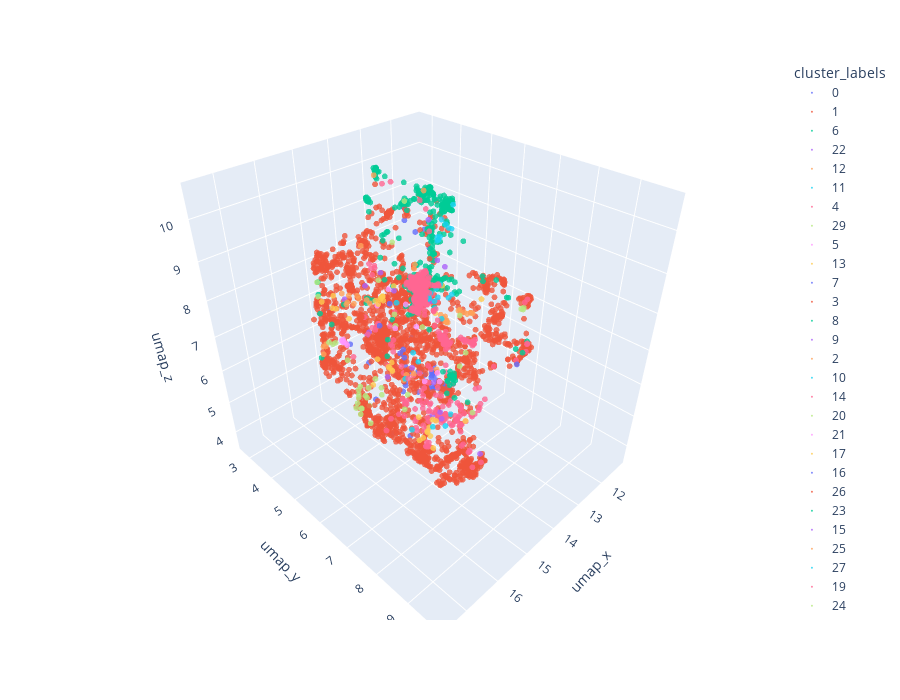

This figure's notebook cell:
### Markdown cell above
# Plot the clusters

### Code cell
import plotly.express as px
fig = px.scatter_3d(
    df,
    x='umap_x',
    y='umap_y',
    z='umap_z',
    color = 'cluster_labels',
    hover_data={'cluster_labels': True},           # show text on hover
    width=900,
    height=700
)

fig.update_traces(marker=dict(size=2, opacity=0.8))
fig.show()

### Figure 1 — Plotly figure (JSON) as saved in the notebook; plotly's stock layout.template omitted (floating-point values rounded to 4 significant figures; data arrays with more than 128 entries replaced by an {"elided": "..."} marker saying what was removed)
{"data": [{"customdata": [["0"], ["0"], ["0"], ["0"], ["0"], ["0"], ["0"], ["0"], ["0"], ["0"], ["0"], ["0"], ["0"], ["0"], ["0"], ["0"], ["0"], ["0"], ["0"], ["0"], ["0"], ["0"], ["0"], ["0"], ["0"], ["0"], ["0"], ["0"], ["0"], ["0"], ["0"], ["0"], ["0"], ["0"], ["0"], ["0"], ["0"], ["0"], ["0"], ["0"], ["0"], ["0"], ["0"], ["0"], ["0"], ["0"], ["0"], ["0"], ["0"], ["0"], ["0"], ["0"], ["0"], ["0"], ["0"], ["0"], ["0"], ["0"], ["0"], ["0"], ["0"]], "hovertemplate": "cluster_labels=%{customdata[0]}<br>umap_x=%{x}<br>umap_y=%{y}<br>umap_z=%{z}<extra></extra>", "legendgroup": "0", "marker": {"color": "#636efa", "opacity": 0.8, "size": 2, "symbol": "circle"}, "mode": "markers", "name": "0", "scene": "scene", "showlegend": true, "type": "scatter3d", "x": [15.22, 15.16, 16.49, 14.69, 15.05, 14.94, 15.09, 14.68, 15.02, 14.88, 15.0, 15.52, 13.36, 15.65, 14.97, 15.0, 15.54, 16.43, 14.9, 14.87, 14.82, 16.26, 15.6, 15.3, 15.61, 14.91, 14.62, 14.34, 14.6, 17.09, 15.5, 14.7, 14.53, 14.52, 14.54, 14.8, 14.07, 15.07, 15.01, 16.44, 15.57, 15.44, 14.43, 14.81, 14.7, 15.1, 16.51, 16.28, 15.74, 17.05, 14.99, 15.45, 14.32, 15.25, 15.17, 15.03, 16.68, 13.86, 14.16, 14.89, 13.58], "y": [6.9, 6.965, 6.649, 7.029, 6.996, 7.037, 6.7, 6.977, 6.902, 6.917, 6.421, 6.791, 5.244, 6.746, 6.934, 7.012, 6.016, 6.73, 6.871, 6.908, 6.814, 5.762, 6.752, 7.187, 6.745, 6.982, 6.989, 5.637, 7.064, 8.48, 5.986, 6.938, 7.035, 7.069, 7.053, 6.815, 5.18, 6.657, 6.753, 7.08, 6.047, 6.984, 6.247, 5.186, 7.072, 6.634, 7.298, 7.059, 6.826, 7.781, 6.969, 6.947, 5.432, 6.369, 6.958, 7.224, 5.716, 5.6, 5.615, 6.884, 5.589], "z": [6.601, 6.594, 7.802, 6.427, 6.81, 6.696, 6.847, 6.317, 6.602, 6.812, 6.912, 7.12, 8.73, 6.951, 6.773, 6.483, 7.184, 6.844, 6.785, 6.731, 6.782, 7.695, 6.757, 6.745, 6.837, 6.427, 6.322, 6.846, 6.222, 7.407, 7.068, 6.413, 6.227, 6.131, 6.199, 6.905, 9.651, 6.902, 6.722, 6.371, 7.088, 6.616, 6.939, 7.151, 6.36, 6.799, 6.289, 6.315, 6.713, 9.216, 6.501, 7.088, 10.12, 6.907, 6.622, 6.616, 8.744, 9.502, 9.549, 6.775, 10.22]}, {"customdata": {"elided": "2109x1 str values"}, "hovertemplate": "cluster_labels=%{customdata[0]}<br>umap_x=%{x}<br>umap_y=%{y}<br>umap_z=%{z}<extra></extra>", "legendgroup": "1", "marker": {"color": "#EF553B", "opacity": 0.8, "size": 2, "symbol": "circle"}, "mode": "markers", "name": "1", "scene": "scene", "showlegend": true, "type": "scatter3d", "x": {"elided": "2109 float values"}, "y": {"elided": "2109 float values"}, "z": {"elided": "2109 float values"}}, {"customdata": {"elided": "300x1 str values"}, "hovertemplate": "cluster_labels=%{customdata[0]}<br>umap_x=%{x}<br>umap_y=%{y}<br>umap_z=%{z}<extra></extra>", "legendgroup": "6", "marker": {"color": "#00cc96", "opacity": 0.8, "size": 2, "symbol": "circle"}, "mode": "markers", "name": "6", "scene": "scene", "showlegend": true, "type": "scatter3d", "x": {"elided": "300 float values"}, "y": {"elided": "300 float values"}, "z": {"elided": "300 float values"}}, {"customdata": [["22"], ["22"], ["22"], ["22"], ["22"], ["22"], ["22"], ["22"], ["22"], ["22"], ["22"]], "hovertemplate": "cluster_labels=%{customdata[0]}<br>umap_x=%{x}<br>umap_y=%{y}<br>umap_z=%{z}<extra></extra>", "legendgroup": "22", "marker": {"color": "#ab63fa", "opacity": 0.8, "size": 2, "symbol": "circle"}, "mode": "markers", "name": "22", "scene": "scene", "showlegend": true, "type": "scatter3d", "x": [14.96, 15.12, 15.24, 15.64, 16.62, 14.91, 16.42, 15.47, 15.81, 16.22, 15.54], "y": [6.893, 6.889, 5.668, 7.65, 8.586, 6.785, 9.612, 5.436, 5.823, 5.645, 5.463], "z": [8.701, 9.019, 8.997, 7.368, 7.68, 8.777, 7.262, 7.458, 8.975, 8.757, 7.441]}, {"customdata": [["12"], ["12"], ["12"], ["12"], ["12"], ["12"], ["12"], ["12"], ["12"], ["12"], ["12"]], "hovertemplate": "cluster_labels=%{customdata[0]}<br>umap_x=%{x}<br>umap_y=%{y}<br>umap_z=%{z}<extra></extra>", "legendgroup": "12", "marker": {"color": "#FFA15A", "opacity": 0.8, "size": 2, "symbol": "circle"}, "mode": "markers", "name": "12", "scene": "scene", "showlegend": true, "type": "scatter3d", "x": [15.53, 15.44, 16.99, 17.12, 15.65, 17.04, 14.65, 13.79, 15.95, 14.68, 13.4], "y": [5.239, 5.067, 5.834, 5.995, 5.045, 6.013, 4.522, 3.882, 5.201, 4.445, 5.11], "z": [8.29, 8.249, 8.042, 8.0, 8.338, 8.221, 7.465, 10.25, 8.587, 7.532, 10.12]}, {"customdata": [["11"], ["11"], ["11"], ["11"], ["11"], ["11"], ["11"], ["11"], ["11"], ["11"]], "hovertemplate": "cluster_labels=%{customdata[0]}<br>umap_x=%{x}<br>umap_y=%{y}<br>umap_z=%{z}<extra></extra>", "legendgroup": "11", "marker": {"color": "#19d3f3", "opacity": 0.8, "size": 2, "symbol": "circle"}, "mode": "markers", "name": "11", "scene": "scene", "showlegend": true, "type": "scatter3d", "x": [13.82, 13.43, 13.45, 13.43, 13.41, 13.44, 15.11, 13.85, 13.92, 13.83], "y": [6.363, 5.609, 5.59, 5.579, 5.588, 5.667, 7.658, 6.225, 6.171, 6.29], "z": [9.762, 9.099, 9.073, 9.156, 9.08, 9.2, 6.185, 9.836, 9.946, 9.763]}, {"customdata": {"elided": "132x1 str values"}, "hovertemplate": "cluster_labels=%{customdata[0]}<br>umap_x=%{x}<br>umap_y=%{y}<br>umap_z=%{z}<extra></extra>", "legendgroup": "4", "marker": {"color": "#FF6692", "opacity": 0.8, "size": 2, "symbol": "circle"}, "mode": "markers", "name": "4", "scene": "scene", "showlegend": true, "type": "scatter3d", "x": {"elided": "132 float values"}, "y": {"elided": "132 float values"}, "z": {"elided": "132 float values"}}, {"customdata": [["29"], ["29"], ["29"], ["29"], ["29"], ["29"], ["29"], ["29"], ["29"], ["29"], ["29"], ["29"], ["29"]], "hovertemplate": "cluster_labels=%{customdata[0]}<br>umap_x=%{x}<br>umap_y=%{y}<br>umap_z=%{z}<extra></extra>", "legendgroup": "29", "marker": {"color": "#B6E880", "opacity": 0.8, "size": 2, "symbol": "circle"}, "mode": "markers", "name": "29", "scene": "scene", "showlegend": true, "type": "scatter3d", "x": [12.87, 16.72, 16.56, 16.75, 16.65, 16.04, 16.63, 16.4, 16.69, 16.28, 16.57, 16.53, 16.85], "y": [7.733, 6.408, 6.245, 6.583, 6.491, 6.454, 6.475, 6.101, 6.825, 6.743, 6.6, 6.622, 6.693], "z": [7.985, 6.585, 6.518, 6.537, 6.566, 6.771, 6.567, 6.501, 6.397, 6.887, 6.894, 6.668, 7.2]}, {"customdata": [["5"], ["5"]], "hovertemplate": "cluster_labels=%{customdata[0]}<br>umap_x=%{x}<br>umap_y=%{y}<br>umap_z=%{z}<extra></extra>", "legendgroup": "5", "marker": {"color": "#FF97FF", "opacity": 0.8, "size": 2, "symbol": "circle"}, "mode": "markers", "name": "5", "scene": "scene", "showlegend": true, "type": "scatter3d", "x": [15.29, 16.1], "y": [5.959, 6.531], "z": [8.734, 8.943]}, {"customdata": [["13"], ["13"], ["13"], ["13"], ["13"], ["13"], ["13"], ["13"], ["13"], ["13"], ["13"], ["13"], ["13"], ["13"], ["13"], ["13"], ["13"], ["13"], ["13"], ["13"], ["13"], ["13"], ["13"], ["13"], ["13"], ["13"]], "hovertemplate": "cluster_labels=%{customdata[0]}<br>umap_x=%{x}<br>umap_y=%{y}<br>umap_z=%{z}<extra></extra>", "legendgroup": "13", "marker": {"color": "#FECB52", "opacity": 0.8, "size": 2, "symbol": "circle"}, "mode": "markers", "name": "13", "scene": "scene", "showlegend": true, "type": "scatter3d", "x": [16.54, 14.5, 16.95, 16.89, 14.98, 16.64, 16.98, 14.69, 14.87, 14.79, 17.02, 14.9, 16.63, 15.42, 15.74, 16.45, 14.78, 16.08, 15.08, 14.79, 14.75, 14.77, 16.6, 16.88, 14.75, 16.69], "y": [8.516, 7.855, 8.571, 8.608, 5.229, 8.471, 8.968, 5.459, 5.28, 5.159, 7.399, 6.966, 8.229, 6.117, 8.641, 8.341, 5.104, 5.551, 5.251, 5.083, 5.133, 5.138, 8.442, 8.792, 7.004, 8.746], "z": [7.485, 8.972, 7.256, 7.303, 7.898, 7.19, 7.353, 8.349, 7.969, 7.978, 7.961, 8.414, 7.42, 6.949, 7.015, 7.114, 7.931, 8.165, 8.043, 7.883, 7.964, 7.977, 7.179, 7.469, 9.026, 7.691]}, {"customdata": [["7"], ["7"], ["7"], ["7"], ["7"], ["7"]], "hovertemplate": "cluster_labels=%{customdata[0]}<br>umap_x=%{x}<br>umap_y=%{y}<br>umap_z=%{z}<extra></extra>", "legendgroup": "7", "marker": {"color": "#636efa", "opacity": 0.8, "size": 2, "symbol": "circle"}, "mode": "markers", "name": "7", "scene": "scene", "showlegend": true, "type": "scatter3d", "x": [15.59, 16.25, 15.81, 14.95, 15.94, 15.96], "y": [6.323, 6.755, 6.936, 6.601, 7.103, 7.009], "z": [8.668, 8.643, 7.93, 9.034, 7.879, 7.95]}, {"customdata": [["3"], ["3"], ["3"], ["3"], ["3"], ["3"], ["3"], ["3"], ["3"], ["3"], ["3"], ["3"], ["3"], ["3"], ["3"], ["3"], ["3"], ["3"], ["3"], ["3"], ["3"], ["3"], ["3"], ["3"], ["3"], ["3"], ["3"], ["3"], ["3"], ["3"], ["3"], ["3"], ["3"], ["3"], ["3"]], "hovertemplate": "cluster_labels=%{customdata[0]}<br>umap_x=%{x}<br>umap_y=%{y}<br>umap_z=%{z}<extra></extra>", "legendgroup": "3", "marker": {"color": "#EF553B", "opacity": 0.8, "size": 2, "symbol": "circle"}, "mode": "markers", "name": "3", "scene": "scene", "showlegend": true, "type": "scatter3d", "x": [14.6, 13.48, 13.61, 16.42, 15.17, 14.58, 14.17, 17.32, 16.44, 14.63, 15.4, 16.1, 15.7, 15.56, 16.31, 15.95, 17.44, 16.48, 17.29, 17.47, 14.83, 17.38, 16.37, 15.22, 16.4, 17.33, 16.07, 16.62, 16.33, 16.18, 16.42, 17.4, 17.52, 14.77, 17.3], "y": [5.376, 5.377, 6.774, 7.097, 6.09, 5.455, 4.98, 6.562, 7.14, 5.039, 5.624, 6.896, 4.733, 5.98, 7.073, 5.907, 6.601, 7.22, 6.924, 6.953, 5.956, 6.619, 6.396, 5.656, 7.139, 6.702, 6.976, 6.918, 7.789, 5.495, 4.889, 6.736, 6.899, 5.577, 6.595], "z": [7.271, 8.541, 6.628, 6.528, 7.905, 7.273, 7.689, 8.251, 6.627, 7.221, 6.831, 6.673, 7.383, 7.437, 6.607, 7.751, 8.614, 6.427, 7.97, 8.378, 6.254, 8.285, 6.414, 7.087, 6.515, 8.191, 6.596, 6.41, 8.319, 8.485, 8.323, 8.233, 8.496, 7.154, 8.177]}, {"customdata": [["8"], ["8"], ["8"], ["8"], ["8"], ["8"], ["8"], ["8"], ["8"], ["8"], ["8"], ["8"], ["8"], ["8"], ["8"], ["8"], ["8"], ["8"], ["8"], ["8"], ["8"], ["8"], ["8"], ["8"]], "hovertemplate": "cluster_labels=%{customdata[0]}<br>umap_x=%{x}<br>umap_y=%{y}<br>umap_z=%{z}<extra></extra>", "legendgroup": "8", "marker": {"color": "#00cc96", "opacity": 0.8, "size": 2, "symbol": "circle"}, "mode": "markers", "name": "8", "scene": "scene", "showlegend": true, "type": "scatter3d", "x": [13.21, 14.27, 14.24, 14.18, 14.29, 15.26, 14.68, 14.06, 14.33, 14.23, 14.2, 14.18, 14.18, 13.19, 14.26, 14.34, 14.39, 14.57, 14.36, 16.34, 14.3, 14.25, 15.84, 15.91], "y": [7.864, 6.825, 6.886, 6.884, 6.623, 8.262, 7.132, 5.256, 7.001, 6.964, 6.86, 6.863, 6.887, 8.043, 6.827, 6.837, 6.939, 7.272, 6.838, 4.875, 6.87, 6.922, 5.172, 5.173], "z": [7.083, 6.335, 6.261, 6.377, 6.34, 6.983, 6.216, 9.907, 6.227, 6.236, 6.295, 6.272, 6.285, 7.064, 6.32, 6.234, 6.177, 6.1, 6.228, 8.101, 6.494, 6.251, 8.271, 8.274]}, {"customdata": [["9"], ["9"], ["9"], ["9"], ["9"]], "hovertemplate": "cluster_labels=%{customdata[0]}<br>umap_x=%{x}<br>umap_y=%{y}<br>umap_z=%{z}<extra></extra>", "legendgroup": "9", "marker": {"color": "#ab63fa", "opacity": 0.8, "size": 2, "symbol": "circle"}, "mode": "markers", "name": "9", "scene": "scene", "showlegend": true, "type": "scatter3d", "x": [15.95, 16.39, 13.8, 13.78, 14.11], "y": [6.875, 8.601, 5.935, 6.152, 5.965], "z": [9.365, 7.457, 8.837, 8.751, 9.934]}, {"customdata": [["2"], ["2"], ["2"], ["2"], ["2"], ["2"], ["2"], ["2"], ["2"], ["2"], ["2"], ["2"], ["2"], ["2"], ["2"], ["2"], ["2"], ["2"], ["2"], ["2"], ["2"], ["2"], ["2"], ["2"], ["2"], ["2"], ["2"], ["2"], ["2"], ["2"], ["2"]], "hovertemplate": "cluster_labels=%{customdata[0]}<br>umap_x=%{x}<br>umap_y=%{y}<br>umap_z=%{z}<extra></extra>", "legendgroup": "2", "marker": {"color": "#FFA15A", "opacity": 0.8, "size": 2, "symbol": "circle"}, "mode": "markers", "name": "2", "scene": "scene", "showlegend": true, "type": "scatter3d", "x": [15.59, 14.96, 16.02, 15.91, 15.95, 15.7, 15.66, 15.88, 15.02, 14.86, 15.43, 17.49, 14.31, 14.34, 14.24, 14.39, 13.92, 14.17, 14.21, 14.2, 14.18, 14.19, 14.21, 13.41, 13.7, 13.53, 13.57, 13.69, 13.35, 13.38, 13.64], "y": [7.683, 6.399, 5.423, 5.536, 5.369, 6.9, 6.757, 6.647, 4.778, 6.329, 7.623, 6.636, 6.637, 6.795, 6.651, 6.089, 5.526, 5.627, 6.6, 6.629, 6.561, 6.627, 6.638, 6.634, 6.598, 6.645, 6.591, 6.522, 6.651, 6.647, 6.511], "z": [7.704, 9.271, 8.443, 8.461, 8.436, 7.189, 6.945, 7.26, 9.222, 9.303, 8.924, 8.711, 7.865, 7.835, 7.773, 8.18, 8.286, 8.184, 7.706, 7.7, 7.807, 7.736, 7.722, 7.585, 7.684, 7.617, 7.657, 7.727, 7.55, 7.577, 7.722]}, {"customdata": [["10"], ["10"], ["10"], ["10"], ["10"], ["10"], ["10"], ["10"], ["10"], ["10"], ["10"], ["10"], ["10"], ["10"], ["10"], ["10"], ["10"], ["10"], ["10"], ["10"], ["10"], ["10"], ["10"], ["10"], ["10"], ["10"]], "hovertemplate": "cluster_labels=%{customdata[0]}<br>umap_x=%{x}<br>umap_y=%{y}<br>umap_z=%{z}<extra></extra>", "legendgroup": "10", "marker": {"color": "#19d3f3", "opacity": 0.8, "size": 2, "symbol": "circle"}, "mode": "markers", "name": "10", "scene": "scene", "showlegend": true, "type": "scatter3d", "x": [13.86, 13.76, 13.88, 13.66, 15.15, 15.2, 13.65, 13.63, 13.77, 13.83, 13.64, 15.72, 13.79, 13.88, 13.75, 13.85, 13.74, 14.15, 14.02, 13.79, 13.32, 13.24, 14.01, 15.32, 14.14, 13.5], "y": [5.738, 5.3, 5.128, 5.09, 6.697, 6.587, 5.484, 5.124, 5.83, 5.679, 5.044, 6.877, 5.59, 5.386, 5.423, 5.43, 5.667, 6.244, 6.249, 5.959, 5.858, 5.883, 6.07, 6.233, 6.412, 6.102], "z": [7.781, 7.845, 7.916, 7.764, 7.136, 7.351, 7.563, 7.755, 7.707, 7.809, 7.743, 7.076, 7.701, 7.448, 7.542, 7.468, 7.852, 8.382, 8.445, 7.881, 7.618, 7.685, 7.725, 8.531, 7.656, 10.13]}, {"customdata": {"elided": "326x1 str values"}, "hovertemplate": "cluster_labels=%{customdata[0]}<br>umap_x=%{x}<br>umap_y=%{y}<br>umap_z=%{z}<extra></extra>", "legendgroup": "14", "marker": {"color": "#FF6692", "opacity": 0.8, "size": 2, "symbol": "circle"}, "mode": "markers", "name": "14", "scene": "scene", "showlegend": true, "type": "scatter3d", "x": {"elided": "326 float values"}, "y": {"elided": "326 float values"}, "z": {"elided": "326 float values"}}, {"customdata": [["20"], ["20"], ["20"], ["20"], ["20"], ["20"], ["20"], ["20"], ["20"], ["20"], ["20"], ["20"], ["20"], ["20"], ["20"], ["20"], ["20"], ["20"], ["20"], ["20"], ["20"], ["20"], ["20"]], "hovertemplate": "cluster_labels=%{customdata[0]}<br>umap_x=%{x}<br>umap_y=%{y}<br>umap_z=%{z}<extra></extra>", "legendgroup": "20", "marker": {"color": "#B6E880", "opacity": 0.8, "size": 2, "symbol": "circle"}, "mode": "markers", "name": "20", "scene": "scene", "showlegend": true, "type": "scatter3d", "x": [15.24, 12.94, 12.92, 14.54, 15.14, 16.19, 16.37, 15.88, 13.93, 13.66, 15.79, 16.13, 15.48, 14.32, 16.59, 16.65, 16.36, 16.56, 16.43, 16.33, 14.36, 16.38, 13.72], "y": [6.082, 7.713, 7.754, 4.751, 5.942, 6.193, 6.306, 7.014, 6.824, 6.757, 7.485, 6.385, 6.677, 5.465, 5.593, 5.556, 4.93, 5.648, 5.016, 6.088, 5.077, 6.092, 6.59], "z": [7.833, 7.968, 7.965, 8.146, 8.02, 6.702, 6.658, 6.405, 6.418, 6.635, 8.739, 7.034, 6.381, 10.27, 7.778, 7.838, 8.918, 7.824, 8.639, 6.762, 9.179, 6.698, 7.634]}, {"customdata": [["21"], ["21"], ["21"], ["21"]], "hovertemplate": "cluster_labels=%{customdata[0]}<br>umap_x=%{x}<br>umap_y=%{y}<br>umap_z=%{z}<extra></extra>", "legendgroup": "21", "marker": {"color": "#FF97FF", "opacity": 0.8, "size": 2, "symbol": "circle"}, "mode": "markers", "name": "21", "scene": "scene", "showlegend": true, "type": "scatter3d", "x": [15.03, 15.31, 15.46, 15.49], "y": [6.515, 7.049, 6.326, 6.693], "z": [7.917, 6.876, 7.993, 8.768]}, {"customdata": [["17"], ["17"], ["17"], ["17"], ["17"], ["17"]], "hovertemplate": "cluster_labels=%{customdata[0]}<br>umap_x=%{x}<br>umap_y=%{y}<br>umap_z=%{z}<extra></extra>", "legendgroup": "17", "marker": {"color": "#FECB52", "opacity": 0.8, "size": 2, "symbol": "circle"}, "mode": "markers", "name": "17", "scene": "scene", "showlegend": true, "type": "scatter3d", "x": [14.96, 16.29, 15.01, 15.03, 15.12, 16.44], "y": [5.078, 5.415, 5.523, 5.596, 5.775, 5.488], "z": [6.249, 8.45, 6.28, 6.281, 6.354, 8.566]}, {"customdata": [["16"]], "hovertemplate": "cluster_labels=%{customdata[0]}<br>umap_x=%{x}<br>umap_y=%{y}<br>umap_z=%{z}<extra></extra>", "legendgroup": "16", "marker": {"color": "#636efa", "opacity": 0.8, "size": 2, "symbol": "circle"}, "mode": "markers", "name": "16", "scene": "scene", "showlegend": true, "type": "scatter3d", "x": [13.45], "y": [8.105], "z": [6.903]}, {"customdata": [["26"], ["26"], ["26"], ["26"], ["26"]], "hovertemplate": "cluster_labels=%{customdata[0]}<br>umap_x=%{x}<br>umap_y=%{y}<br>umap_z=%{z}<extra></extra>", "legendgroup": "26", "marker": {"color": "#EF553B", "opacity": 0.8, "size": 2, "symbol": "circle"}, "mode": "markers", "name": "26", "scene": "scene", "showlegend": true, "type": "scatter3d", "x": [16.25, 15.88, 15.72, 14.52, 14.56], "y": [5.118, 5.074, 5.215, 4.014, 4.041], "z": [8.158, 7.813, 7.61, 6.767, 6.798]}, {"customdata": [["23"], ["23"], ["23"], ["23"]], "hovertemplate": "cluster_labels=%{customdata[0]}<br>umap_x=%{x}<br>umap_y=%{y}<br>umap_z=%{z}<extra></extra>", "legendgroup": "23", "marker": {"color": "#00cc96", "opacity": 0.8, "size": 2, "symbol": "circle"}, "mode": "markers", "name": "23", "scene": "scene", "showlegend": true, "type": "scatter3d", "x": [14.89, 14.84, 14.77, 14.74], "y": [5.375, 5.298, 5.38, 5.366], "z": [9.516, 9.593, 9.677, 9.669]}, {"customdata": [["15"], ["15"], ["15"]], "hovertemplate": "cluster_labels=%{customdata[0]}<br>umap_x=%{x}<br>umap_y=%{y}<br>umap_z=%{z}<extra></extra>", "legendgroup": "15", "marker": {"color": "#ab63fa", "opacity": 0.8, "size": 2, "symbol": "circle"}, "mode": "markers", "name": "15", "scene": "scene", "showlegend": true, "type": "scatter3d", "x": [15.88, 15.37, 15.44], "y": [6.49, 7.585, 6.797], "z": [7.004, 6.359, 7.18]}, {"customdata": [["25"]], "hovertemplate": "cluster_labels=%{customdata[0]}<br>umap_x=%{x}<br>umap_y=%{y}<br>umap_z=%{z}<extra></extra>", "legendgroup": "25", "marker": {"color": "#FFA15A", "opacity": 0.8, "size": 2, "symbol": "circle"}, "mode": "markers", "name": "25", "scene": "scene", "showlegend": true, "type": "scatter3d", "x": [15.2], "y": [6.603], "z": [6.78]}, {"customdata": [["27"], ["27"], ["27"]], "hovertemplate": "cluster_labels=%{customdata[0]}<br>umap_x=%{x}<br>umap_y=%{y}<br>umap_z=%{z}<extra></extra>", "legendgroup": "27", "marker": {"color": "#19d3f3", "opacity": 0.8, "size": 2, "symbol": "circle"}, "mode": "markers", "name": "27", "scene": "scene", "showlegend": true, "type": "scatter3d", "x": [16.13, 15.95, 15.79], "y": [7.493, 7.934, 8.145], "z": [6.28, 6.532, 6.592]}, {"customdata": [["19"]], "hovertemplate": "cluster_labels=%{customdata[0]}<br>umap_x=%{x}<br>umap_y=%{y}<br>umap_z=%{z}<extra></extra>", "legendgroup": "19", "marker": {"color": "#FF6692", "opacity": 0.8, "size": 2, "symbol": "circle"}, "mode": "markers", "name": "19", "scene": "scene", "showlegend": true, "type": "scatter3d", "x": [14.01], "y": [5.613], "z": [10.23]}, {"customdata": [["24"], ["24"]], "hovertemplate": "cluster_labels=%{customdata[0]}<br>umap_x=%{x}<br>umap_y=%{y}<br>umap_z=%{z}<extra></extra>", "legendgroup": "24", "marker": {"color": "#B6E880", "opacity": 0.8, "size": 2, "symbol": "circle"}, "mode": "markers", "name": "24", "scene": "scene", "showlegend": true, "type": "scatter3d", "x": [15.19, 16.83], "y": [8.347, 6.387], "z": [6.708, 7.905]}, {"customdata": [["18"], ["18"], ["18"], ["18"], ["18"], ["18"], ["18"], ["18"]], "hovertemplate": "cluster_labels=%{customdata[0]}<br>umap_x=%{x}<br>umap_y=%{y}<br>umap_z=%{z}<extra></extra>", "legendgroup": "18", "marker": {"color": "#FF97FF", "opacity": 0.8, "size": 2, "symbol": "circle"}, "mode": "markers", "name": "18", "scene": "scene", "showlegend": true, "type": "scatter3d", "x": [14.49, 16.34, 16.27, 16.31, 16.36, 16.35, 16.35, 14.59], "y": [6.646, 5.642, 5.667, 5.675, 5.611, 5.623, 5.64, 6.813], "z": [6.433, 7.733, 7.63, 7.702, 7.773, 7.72, 7.801, 6.321]}, {"customdata": [["28"], ["28"]], "hovertemplate": "cluster_labels=%{customdata[0]}<br>umap_x=%{x}<br>umap_y=%{y}<br>umap_z=%{z}<extra></extra>", "legendgroup": "28", "marker": {"color": "#FECB52", "opacity": 0.8, "size": 2, "symbol": "circle"}, "mode": "markers", "name": "28", "scene": "scene", "showlegend": true, "type": "scatter3d", "x": [16.33, 16.31], "y": [4.974, 5.385], "z": [8.442, 8.764]}], "layout": {"height": 700, "legend": {"title": {"text": "cluster_labels"}, "tracegroupgap": 0}, "margin": {"t": 60}, "scene": {"domain": {"x": [0, 1], "y": [0, 1]}, "xaxis": {"title": {"text": "umap_x"}}, "yaxis": {"title": {"text": "umap_y"}}, "zaxis": {"title": {"text": "umap_z"}}}, "width": 900}}
